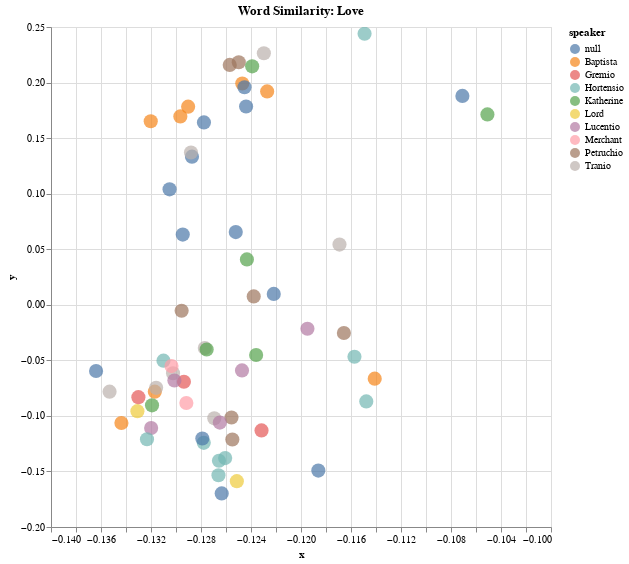

The notebook cell this image was saved under:
### Code cell
alt.Chart(df_2,title="Word Similarity: Love").mark_circle(size=200).encode(
    alt.X('x',
        scale=alt.Scale(zero=False)
    ), y="y", color= 'speaker',
    # If you click a point, take you to the URL link 
    # The categories that show up in the hover tooltip
    tooltip=['title', 'speaker_gender', 'speaker', 'act', 'context']
    ).interactive().properties(
    width=500,
    height=500)

### Figure 1 — Vega-Lite specification as saved in the notebook (floating-point values rounded to 4 significant figures)
{"config": {"view": {"continuousWidth": 400, "continuousHeight": 300}}, "data": {"name": "data-da98e645b9b92bf70063a1c16557dc41"}, "mark": {"type": "circle", "size": 200}, "encoding": {"color": {"field": "speaker", "type": "nominal"}, "tooltip": [{"field": "title", "type": "nominal"}, {"field": "speaker_gender", "type": "nominal"}, {"field": "speaker", "type": "nominal"}, {"field": "act", "type": "nominal"}, {"field": "context", "type": "nominal"}], "x": {"field": "x", "scale": {"zero": false}, "type": "quantitative"}, "y": {"field": "y", "type": "quantitative"}}, "height": 500, "selection": {"selector013": {"type": "interval", "bind": "scales", "encodings": ["x", "y"]}}, "title": "Word Similarity: Love", "width": 500, "$schema": "https://vega.github.io/schema/vega-lite/v4.17.0.json", "datasets": {"data-da98e645b9b92bf70063a1c16557dc41": [{"x": -0.1331, "y": -0.09572, "context": "tell him from me, as he will win my **love**, he bear himself with honorable action, such as", "tokens": "tell him from me , as he will win my love , he bear himself with honorable action , such as", "title": "The Taming of the Shrew", "speaker_gender": "M", "speaker": "Lord", "act": "induction"}, {"x": -0.1251, "y": -0.1587, "context": "humble wife may show her duty and make known her **love** and then with kind embracements, tempting kisses,", "tokens": "humble wife may show her duty and make known her love and then with kind embrace ##ments , tempting kisses ,", "title": "The Taming of the Shrew", "speaker_gender": "M", "speaker": "Lord", "act": "induction"}, {"x": -0.1287, "y": 0.1333, "context": "studded all with gold and pearl dost thou **love** hawking thou hast hawks will soar above", "tokens": "stud ##ded all with gold and pearl dos ##t thou love hawk ##ing thou has ##t hawks will so ##ar above", "title": null, "speaker_gender": null, "speaker": null, "act": null}, {"x": -0.1295, "y": 0.06314, "context": "fleeter than the roe servingman dost thou **love** pictures we will fetch thee straight adonis painted by", "tokens": "fleet ##er than the roe serving ##man dos ##t thou love pictures we will fetch thee straight ad ##onis painted by", "title": null, "speaker_gender": null, "speaker": null, "act": null}, {"x": -0.1247, "y": -0.05905, "context": "of great italy, and by my father ’ s **love** and leave am armed with his goodwill and thy good", "tokens": "of great italy , and by my father ’ s love and leave am armed with his goodwill and thy good", "title": "The Taming of the Shrew", "speaker_gender": "M", "speaker": "Lucentio", "act": "1"}, {"x": -0.1227, "y": 0.1921, "context": "a husband for the elder if either of you both **love** katherine, because i know you well and **love** you", "tokens": "a husband for the elder if either of you both love katherine , because i know you well and love you", "title": "The Taming of the Shrew", "speaker_gender": "M", "speaker": "Baptista", "act": "1"}, {"x": -0.1247, "y": 0.1991, "context": "both **love** katherine, because i know you well and **love** you well, leave shall you have to court her", "tokens": "both love katherine , because i know you well and love you well , leave shall you have to court her", "title": "The Taming of the Shrew", "speaker_gender": "M", "speaker": "Baptista", "act": "1"}, {"x": -0.1297, "y": 0.1695, "context": "lease thee, good bianca, for i will **love** thee ne ’ er the less, my girl,", "tokens": "##lea ##se thee , good bianca , for i will love thee ne ’ er the less , my girl ,", "title": "The Taming of the Shrew", "speaker_gender": "M", "speaker": "Baptista", "act": "1"}, {"x": -0.133, "y": -0.08313, "context": "good here ’ s none will hold you — their **love** is not so great, hortensio,", "tokens": "good here ’ s none will hold you — their love is not so great , ho ##rte ##ns ##io ,", "title": "The Taming of the Shrew", "speaker_gender": "M", "speaker": "Gremio", "act": "1"}, {"x": -0.1294, "y": -0.06931, "context": "’ s dough on both sides farewell yet for the **love** i bear my sweet bianca, if i can by", "tokens": "’ s dough on both sides farewell yet for the love i bear my sweet bianca , if i can by", "title": "The Taming of the Shrew", "speaker_gender": "M", "speaker": "Gremio", "act": "1"}, {"x": -0.1266, "y": -0.1404, "context": "fair mistress and be happy rivals in bianca ’ s **love** ) to labor and effect one thing specially what ’", "tokens": "fair mistress and be happy rivals in bianca ’ s love ) to labor and effect one thing specially what ’", "title": "The Taming of the Shrew", "speaker_gender": "M", "speaker": "Hortensio", "act": "1"}, {"x": -0.1302, "y": -0.06163, "context": ", sir, tell me, is it possible that **love** should of a sudden take such hold o tranio", "tokens": ", sir , tell me , is it possible that love should of a sudden take such hold o tran ##io", "title": "The Taming of the Shrew", "speaker_gender": "M", "speaker": "Tranio", "act": "1"}, {"x": -0.1301, "y": -0.06812, "context": "i stood looking on, i found the effect of **love**-in-idleness, and now in plain", "tokens": "i stood looking on , i found the effect of love - in - idle ##ness , and now in plain", "title": "The Taming of the Shrew", "speaker_gender": "M", "speaker": "Lucentio", "act": "1"}, {"x": -0.1277, "y": -0.03898, "context": "you now affection is not rated from the heart if **love** have touched you, naught remains but so:", "tokens": "you now affection is not rated from the heart if love have touched you , na ##ught remains but so :", "title": "The Taming of the Shrew", "speaker_gender": "M", "speaker": "Tranio", "act": "1"}, {"x": -0.123, "y": 0.2264, "context": "trance — i pray, awake, sir if you **love** the maid, bend thoughts and wits to achieve her", "tokens": "trance — i pray , awake , sir if you love the maid , bend thoughts and wits to achieve her", "title": "The Taming of the Shrew", "speaker_gender": "M", "speaker": "Tranio", "act": "1"}, {"x": -0.1269, "y": -0.1022, "context": "father rid his hands of her, master, your **love** must live a maid at home, and therefore has", "tokens": "father rid his hands of her , master , your love must live a maid at home , and therefore has", "title": "The Taming of the Shrew", "speaker_gender": "M", "speaker": "Tranio", "act": "1"}, {"x": -0.1245, "y": 0.1958, "context": "to be lucentio, because so well i **love** lucentio tranio, be so, because", "tokens": "to be luce ##nti ##o , because so well i love luce ##nti ##o tran ##io , be so , because", "title": null, "speaker_gender": null, "speaker": null, "act": null}, {"x": -0.1255, "y": -0.1212, "context": "she as foul as was florentius ’ **love**, as old as sibyl, and as", "tokens": "she as foul as was fl ##ore ##nti ##us ’ love , as old as si ##by ##l , and as", "title": "The Taming of the Shrew", "speaker_gender": "M", "speaker": "Petruchio", "act": "2"}, {"x": -0.1278, "y": -0.1243, "context": "more, suitors to her and rivals in my **love**, supposing it a thing impossible, for", "tokens": "more , suit ##ors to her and rivals in my love , su ##pp ##osing it a thing impossible , for", "title": "The Taming of the Shrew", "speaker_gender": "M", "speaker": "Hortensio", "act": "2"}, {"x": -0.1157, "y": -0.04673, "context": "device at least, have leave and leisure to make **love** to her and unsuspected court her by", "tokens": "device at least , have leave and leisure to make love to her and un ##sus ##pe ##cted court her by", "title": "The Taming of the Shrew", "speaker_gender": "M", "speaker": "Hortensio", "act": "2"}, {"x": -0.1266, "y": -0.1534, "context": "grumio, it is the rival of my **love** petruchio, stand by awhile petruchio", "tokens": "gr ##umi ##o , it is the rival of my love pet ##ru ##chio , stand by awhile pet ##ru ##chio", "title": "The Taming of the Shrew", "speaker_gender": "M", "speaker": "Hortensio", "act": "2"}, {"x": -0.1232, "y": -0.113, "context": "ll have them very fairly bound, all books of **love** see that at any hand, and see you read", "tokens": "ll have them very fairly bound , all books of love see that at any hand , and see you read", "title": "The Taming of the Shrew", "speaker_gender": "M", "speaker": "Gremio", "act": "2"}, {"x": -0.1261, "y": -0.138, "context": "o, ’ tis now no time to vent our **love** listen to me, and if you speak me fair", "tokens": "##o , ’ tis now no time to vent our love listen to me , and if you speak me fair", "title": "The Taming of the Shrew", "speaker_gender": "M", "speaker": "Hortensio", "act": "2"}, {"x": -0.1244, "y": 0.1784, "context": "hand, i pray, as lucentio i **love** no chiders, sir biondello, let", "tokens": "hand , i pray , as luce ##nti ##o i love no chi ##ders , sir bio ##nde ##llo , let", "title": null, "speaker_gender": null, "speaker": null, "act": null}, {"x": -0.1141, "y": -0.06651, "context": "’ ll know: that she ’ s the choice **love** of signior gremio that she ’ s", "tokens": "’ ll know : that she ’ s the choice love of sign ##ior gr ##emi ##o that she ’ s", "title": "The Taming of the Shrew", "speaker_gender": "M", "speaker": "Baptista", "act": "2"}, {"x": -0.1236, "y": -0.04524, "context": "dance barefoot on her wedding day and, for your **love** to her, lead apes in hell talk not to", "tokens": "dance barefoot on her wedding day and , for your love to her , lead apes in hell talk not to", "title": "The Taming of the Shrew", "speaker_gender": "F", "speaker": "Katherine", "act": "1"}, {"x": -0.1256, "y": -0.1015, "context": "tell me, if i get your daughter ’ s **love**, what dowry shall i have with her to wife", "tokens": "tell me , if i get your daughter ’ s love , what dowry shall i have with her to wife", "title": "The Taming of the Shrew", "speaker_gender": "M", "speaker": "Petruchio", "act": "1"}, {"x": -0.1344, "y": -0.1064, "context": "special thing is well obtained, that is, her **love**, for that is all in all why, that", "tokens": "special thing is well obtained , that is , her love , for that is all in all why , that", "title": "The Taming of the Shrew", "speaker_gender": "M", "speaker": "Baptista", "act": "1"}, {"x": -0.125, "y": 0.2182, "context": "world, it is a lusty wench i **love** her ten times more than ere i did o", "tokens": "world , it is a lust ##y wen ##ch i love her ten times more than er ##e i did o", "title": "The Taming of the Shrew", "speaker_gender": "M", "speaker": "Petruchio", "act": "1"}, {"x": -0.1186, "y": -0.1492, "context": "that in a twink she won me to her **love** o, you are novices ’ tis a world", "tokens": "that in a twin ##k she won me to her love o , you are novice ##s ’ tis a world", "title": null, "speaker_gender": null, "speaker": null, "act": null}, {"x": -0.1288, "y": 0.1371, "context": ", as lucentio and i am one that **love** bianca more than words can witness or your thoughts can", "tokens": ", as luce ##nti ##o and i am one that love bianca more than words can witness or your thoughts can", "title": "The Taming of the Shrew", "speaker_gender": "M", "speaker": "Tranio", "act": "1"}, {"x": -0.1305, "y": 0.1039, "context": "lucentio youngling, thou canst not **love** so dear as i, as lucentio gray", "tokens": "luce ##nti ##o young ##ling , thou cans ##t not love so dear as i , as luce ##nti ##o gray", "title": null, "speaker_gender": null, "speaker": null, "act": null}, {"x": -0.1364, "y": -0.0596, "context": ", as lucentio graybeard, thy **love** doth freeze, as lucentio but thin", "tokens": ", as luce ##nti ##o gray ##be ##ard , thy love dot ##h freeze , as luce ##nti ##o but thin", "title": null, "speaker_gender": null, "speaker": null, "act": null}, {"x": -0.1263, "y": -0.1698, "context": "daughter greatest dower shall have my bianca ’ s **love** say, signior gremio, what can", "tokens": "daughter greatest dow ##er shall have my bianca ’ s love say , sign ##ior gr ##emi ##o , what can", "title": null, "speaker_gender": null, "speaker": null, "act": null}, {"x": -0.132, "y": -0.1109, "context": "geia tellus, disguised thus to get your **love**, hic steterat, and that luce", "tokens": "##ge ##ia tell ##us , disguised thus to get your love , hi ##c ste ##tera ##t , and that luce", "title": "The Taming of the Shrew", "speaker_gender": "M", "speaker": "Lucentio", "act": "1"}, {"x": -0.1323, "y": -0.1211, "context": "for my life the knave doth court my **love** pedascule, i ’ ll watch you better", "tokens": "for my life the kn ##ave dot ##h court my love pe ##das ##cule , i ’ ll watch you better", "title": "The Taming of the Shrew", "speaker_gender": "M", "speaker": "Hortensio", "act": "1"}, {"x": -0.1148, "y": -0.087, "context": "methinks he looks as though he were in **love** yet if thy thoughts, bianca, be so humble", "tokens": "met ##hin ##ks he looks as though he were in love yet if thy thoughts , bianca , be so humble", "title": "The Taming of the Shrew", "speaker_gender": "M", "speaker": "Hortensio", "act": "1"}, {"x": -0.1169, "y": 0.05414, "context": "and lucentio exit but, sir, to **love** concerneth us to add her father ’ s liking", "tokens": "and luce ##nti ##o exit but , sir , to love concern ##eth us to add her father ’ s liking", "title": "The Taming of the Shrew", "speaker_gender": "M", "speaker": "Tranio", "act": "2"}, {"x": -0.1149, "y": 0.2439, "context": "treat me how you can now, if you **love** me, stay grumio, my horse a", "tokens": "##tre ##at me how you can now , if you love me , stay gr ##umi ##o , my horse a", "title": "The Taming of the Shrew", "speaker_gender": "M", "speaker": "Hortensio", "act": "2"}, {"x": -0.1278, "y": 0.1641, "context": "from the dresser and serve it thus to me that **love** it not there, take it to you, trench", "tokens": "from the dresser and serve it thus to me that love it not there , take it to you , trench", "title": null, "speaker_gender": null, "speaker": null, "act": null}, {"x": -0.1222, "y": 0.009787, "context": "i read that i profess, the art to **love**, as cambio and may you prove, sir", "tokens": "i read that i prof ##ess , the art to love , as cam ##bio and may you prove , sir", "title": null, "speaker_gender": null, "speaker": null, "act": null}, {"x": -0.1353, "y": -0.07818, "context": "litio, as lucentio o despiteful **love**, unconstant womankind i tell thee", "tokens": "lit ##io , as luce ##nti ##o o despite ##ful love , un ##con ##stan ##t woman ##kind i tell thee", "title": "The Taming of the Shrew", "speaker_gender": "M", "speaker": "Tranio", "act": "2"}, {"x": -0.1279, "y": -0.1203, "context": "so contented, forswear bianca and her **love** forever, as lucentio see how they kiss", "tokens": "so content ##ed , for ##sw ##ear bianca and her love forever , as luce ##nti ##o see how they kiss", "title": null, "speaker_gender": null, "speaker": null, "act": null}, {"x": -0.1317, "y": -0.07821, "context": "not their beauteous looks, shall win my **love**, and so i take my leave, in resolution", "tokens": "not their beau ##te ##ous looks , shall win my love , and so i take my leave , in resolution", "title": "The Taming of the Shrew", "speaker_gender": "M", "speaker": "Baptista", "act": "1"}, {"x": -0.131, "y": -0.05028, "context": "i have ta ’ en you napping, gentle **love**, and have forsworn you with horte", "tokens": "i have ta ’ en you nap ##ping , gentle love , and have for ##sw ##orn you with ho ##rte", "title": "The Taming of the Shrew", "speaker_gender": "M", "speaker": "Hortensio", "act": "2"}, {"x": -0.1316, "y": -0.07476, "context": "if he were the right vincentio take in your **love**, and then let me alone lucentio and", "tokens": "if he were the right vincent ##io take in your love , and then let me alone luce ##nti ##o and", "title": "The Taming of the Shrew", "speaker_gender": "M", "speaker": "Tranio", "act": "2"}, {"x": -0.1319, "y": -0.09053, "context": "these wants, he does it under name of perfect **love**, as who should say, if i should sleep", "tokens": "these wants , he does it under name of perfect love , as who should say , if i should sleep", "title": "The Taming of the Shrew", "speaker_gender": "F", "speaker": "Katherine", "act": "3"}, {"x": -0.1071, "y": 0.188, "context": "piece of beef and mustard a dish that i do **love** to feed upon ay, but the mustard is", "tokens": "piece of beef and mustard a dish that i do love to feed upon a ##y , but the mustard is", "title": null, "speaker_gender": null, "speaker": null, "act": null}, {"x": -0.1238, "y": 0.007532, "context": "uck up thy spirits look cheerfully upon me here, **love**, thou seest how diligent i am", "tokens": "##uck up thy spirits look cheerfully upon me here , love , thou sees ##t how dil ##igen ##t i am", "title": "The Taming of the Shrew", "speaker_gender": "M", "speaker": "Petruchio", "act": "3"}, {"x": -0.1166, "y": -0.0254, "context": "nsio prepare to eat and now, my honey **love**, will we return unto thy father ’ s house", "tokens": "##ns ##io prepare to eat and now , my honey love , will we return unto thy father ’ s house", "title": "The Taming of the Shrew", "speaker_gender": "M", "speaker": "Petruchio", "act": "3"}, {"x": -0.1257, "y": 0.2159, "context": "a bauble, a silken pie i **love** thee well in that thou lik ’ st it", "tokens": "a ba ##ub ##le , a silk ##en pie i love thee well in that thou li ##k ’ st it", "title": "The Taming of the Shrew", "speaker_gender": "M", "speaker": "Petruchio", "act": "3"}, {"x": -0.1051, "y": 0.1713, "context": "well in that thou lik ’ st it not **love** me, or **love** me not, i like the", "tokens": "well in that thou li ##k ’ st it not love me , or love me not , i like the", "title": "The Taming of the Shrew", "speaker_gender": "F", "speaker": "Katherine", "act": "3"}, {"x": -0.1239, "y": 0.2146, "context": "lik ’ st it not **love** me, or **love** me not, i like the cap, and it", "tokens": "li ##k ’ st it not love me , or love me not , i like the cap , and it", "title": "The Taming of the Shrew", "speaker_gender": "F", "speaker": "Katherine", "act": "3"}, {"x": -0.1292, "y": -0.0884, "context": "o made me acquainted with a weighty cause of **love** between your daughter and himself and, for the good", "tokens": "##o made me acquainted with a weight ##y cause of love between your daughter and himself and , for the good", "title": "The Taming of the Shrew", "speaker_gender": "M", "speaker": "Merchant", "act": "4"}, {"x": -0.1304, "y": -0.05515, "context": "good report i hear of you, and for the **love** he beareth to your daughter and she to him", "tokens": "good report i hear of you , and for the love he bear ##eth to your daughter and she to him", "title": "The Taming of the Shrew", "speaker_gender": "M", "speaker": "Merchant", "act": "4"}, {"x": -0.132, "y": 0.1651, "context": "it is your son lucentio here doth **love** my daughter, and she loveth him, or", "tokens": "it is your son luce ##nti ##o here dot ##h love my daughter , and she love ##th him , or", "title": "The Taming of the Shrew", "speaker_gender": "M", "speaker": "Baptista", "act": "4"}, {"x": -0.129, "y": 0.1783, "context": "o here doth **love** my daughter, and she loveth him, or both dissemble deeply their", "tokens": "##o here dot ##h love my daughter , and she love ##th him , or both di ##sse ##mble deeply their", "title": "The Taming of the Shrew", "speaker_gender": "M", "speaker": "Baptista", "act": "4"}, {"x": -0.1195, "y": -0.02162, "context": "cambio cambio is changed into lucentio **love** wrought these miracles bianca ’ s **love** made me exchange", "tokens": "cam ##bio cam ##bio is changed into luce ##nti ##o love wrought these miracles bianca ’ s love made me exchange", "title": "The Taming of the Shrew", "speaker_gender": "M", "speaker": "Lucentio", "act": "1"}, {"x": -0.1265, "y": -0.1061, "context": "lucentio **love** wrought these miracles bianca ’ s **love** made me exchange my state with tranio, while", "tokens": "luce ##nti ##o love wrought these miracles bianca ’ s love made me exchange my state with tran ##io , while", "title": "The Taming of the Shrew", "speaker_gender": "M", "speaker": "Lucentio", "act": "1"}, {"x": -0.1243, "y": 0.04081, "context": "thee a kiss she kisses him now pray thee, **love**, stay she kisses him is not this well come", "tokens": "thee a kiss she kisses him now pray thee , love , stay she kisses him is not this well come", "title": "The Taming of the Shrew", "speaker_gender": "F", "speaker": "Katherine", "act": "1"}, {"x": -0.1295, "y": -0.005351, "context": "bodes marry, peace it bodes, and **love**, and quiet life, an awful rule, and", "tokens": "bo ##des marry , peace it bo ##des , and love , and quiet life , an awful rule , and", "title": "The Taming of the Shrew", "speaker_gender": "M", "speaker": "Petruchio", "act": "2"}, {"x": -0.1275, "y": -0.04026, "context": "and craves no other tribute at thy hands but **love**, fair looks, and true obedience — too little", "tokens": "and cr ##aves no other tribute at thy hands but love , fair looks , and true obedience — too little", "title": "The Taming of the Shrew", "speaker_gender": "F", "speaker": "Katherine", "act": "2"}, {"x": -0.1252, "y": 0.06541, "context": ", and sway when they are bound to serve, **love**, and obey why are our bodies soft and weak", "tokens": ", and sway when they are bound to serve , love , and obey why are our bodies soft and weak", "title": null, "speaker_gender": null, "speaker": null, "act": null}]}}
